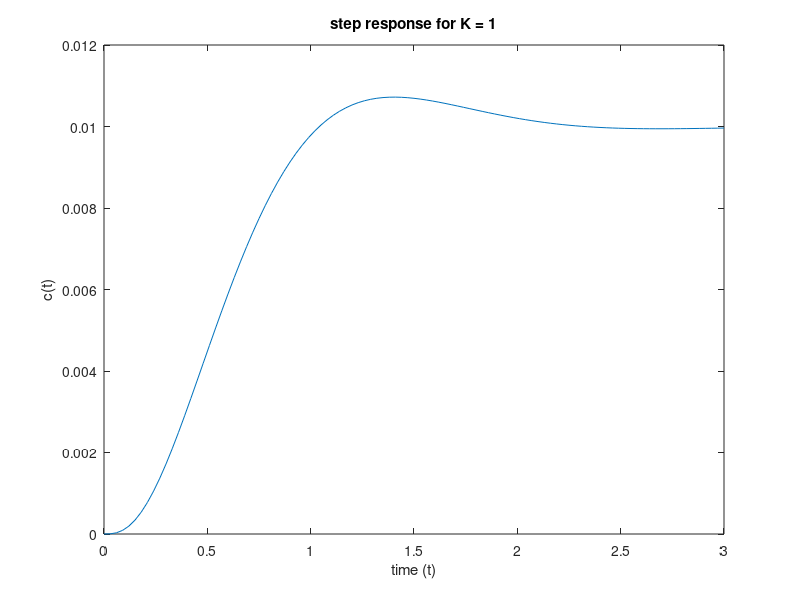

MATLAB code to generate this figure: (Note: this script raises an error after producing the figure.)
% define individual denominator transfer functions
D1 = tf(1,[1 10]);
D2 = tf(1, [1 4 10]);

% define total transfer function
G = D1 * D2;

% evaluate transfer function for unit step response
[Y, T] = step(G);
figure(1);
plot(T, Y);
xlabel("time (t)");
ylabel("c(t)");
title("step response for K = 1");

% get response characterisitcs
S = stepinfo(G);